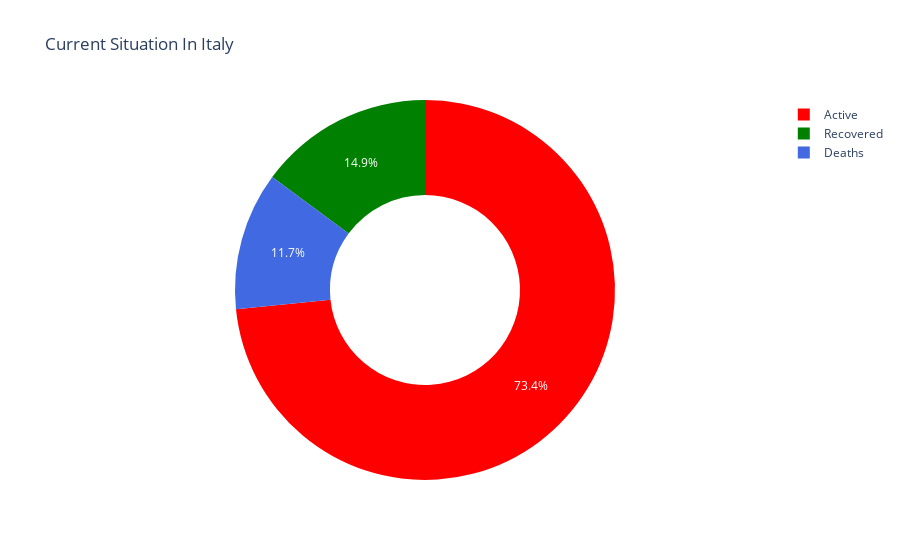

Here is the notebook cell this chart was saved with:
### Code cell
labels=['Deaths','Recovered','Active']
values=data.iloc[0,7:]
fig=px.pie(data,values=values,names=labels,color_discrete_sequence=['red','green','royalblue'],title='Current Situation In Italy',hole=0.5)
fig.show()

### Figure 1 — Plotly figure (JSON) as saved in the notebook; plotly's stock layout.template omitted (floating-point values rounded to 4 significant figures)
{"data": [{"domain": {"x": [0, 1], "y": [0, 1]}, "hole": 0.5, "hovertemplate": "label=%{label}<br>value=%{value}<extra></extra>", "labels": ["Deaths", "Recovered", "Active"], "legendgroup": "", "name": "", "showlegend": true, "type": "pie", "values": [12428, 15729, 77635]}], "layout": {"legend": {"tracegroupgap": 0}, "piecolorway": ["red", "green", "royalblue"], "title": {"text": "Current Situation In Italy"}}}
